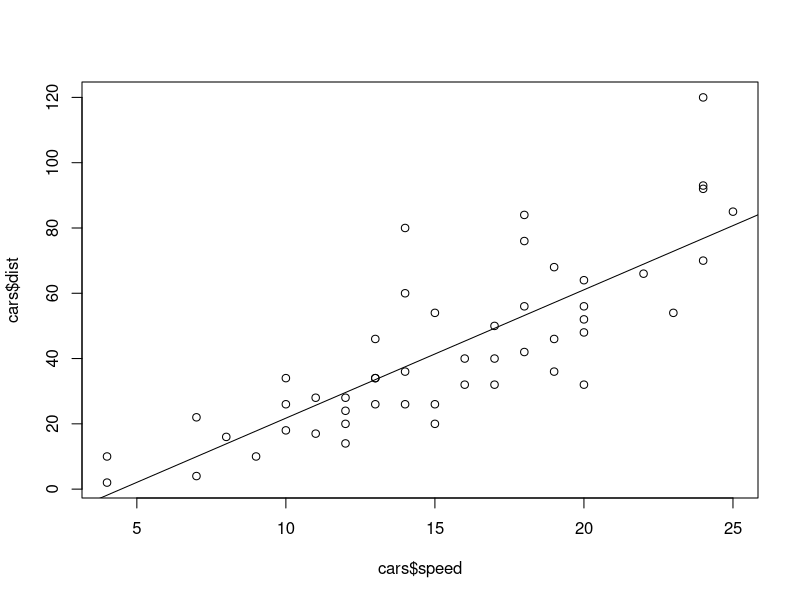
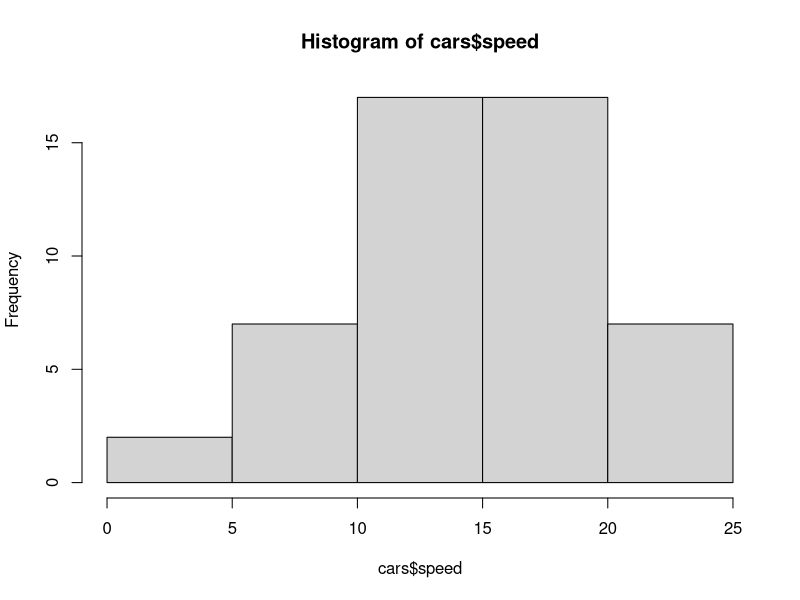
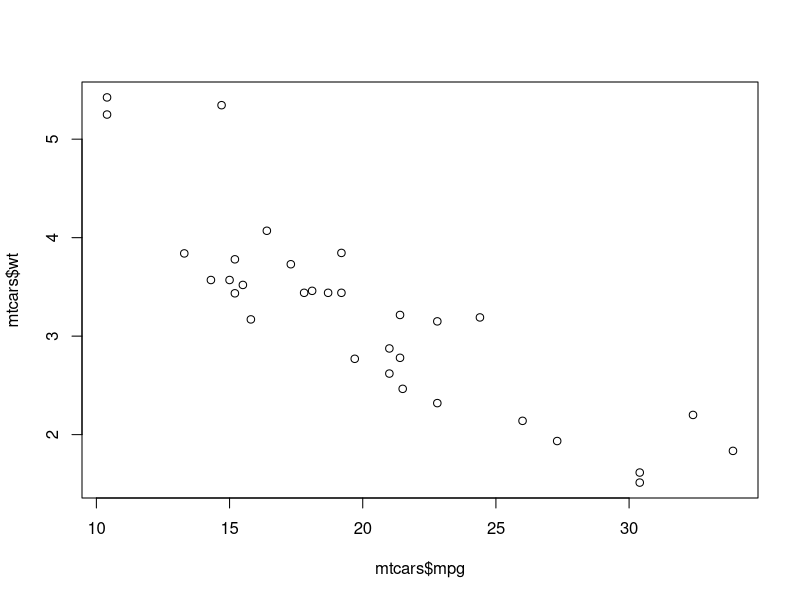
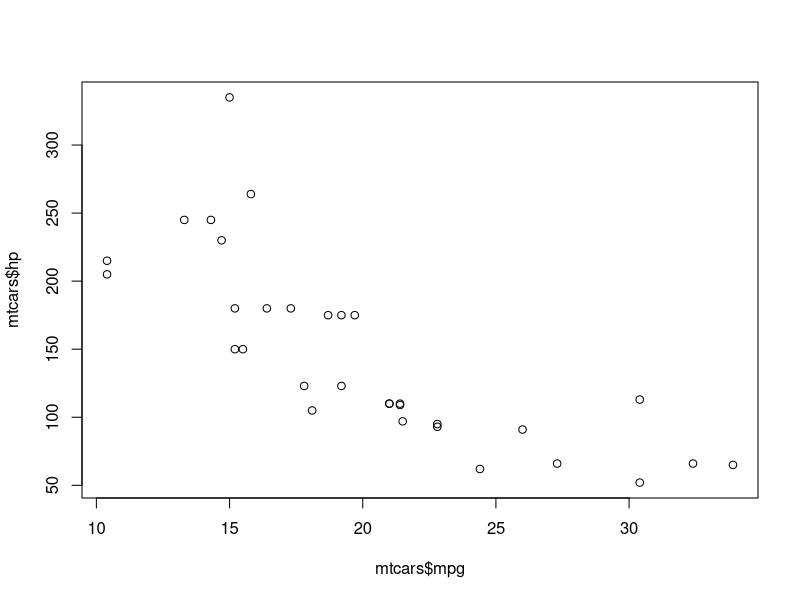

Here is the R script that generated these plots, in order: (Note: this script raises an error after producing the figures.)


foo<-function(data){
  summary(data)
}



data(cars)
cars
head(cars,n=10)
tail(cars)


summary(cars)
str(cars)

plot(cars$speed,cars$dist)

write.csv(cars,file="cars.csv")


reg<-lm(dist~speed,data=cars)
abline(reg)

hist(cars$speed)








# multivariate models
data(mtcars)
mtcars


fit_glm<-glm(mpg~hp+wt,data=mtcars)
summary(fit_glm)

plot(mtcars$mpg,mtcars$wt)
plot(mtcars$mpg,mtcars$hp)


predict(fit_glm,newdata = mtcars )
dat<-mtcars
dat$prediction<-predict(reg,newdata = mtcars )
plot(dat$mpg,dat$prediction)
# RMSE
rmse<- sqrt(  mean( (dat$mpg-dat$prediction)^2        )           )


# randomforest
fit_rf <- randomForest::randomForest(mpg~hp+wt,data=mtcars)
summary(fit_rf)


pred<-predict(fit_rf,mtcars)
dat$rf_prediction<-pred
plot(pred,mtcars$qsec)

# RMSE
rmse<- sqrt(  mean( (dat$mpg-dat$rf_prediction)^2        )           )








